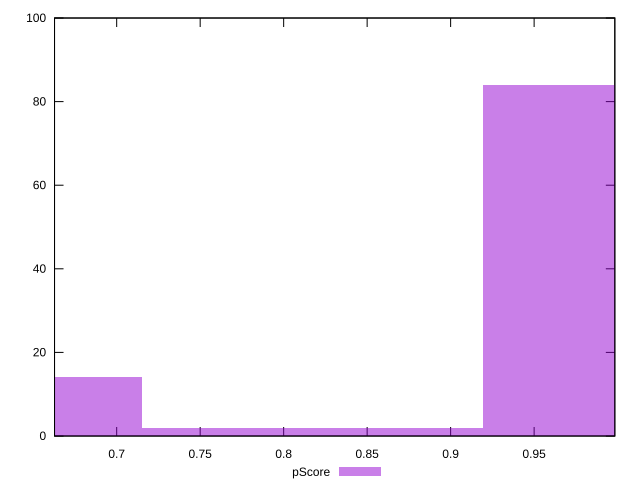

Here is the gnuplot script that generated this plot:
reset

$pScore <<EOF
1.0216112696852921 84
0.6129667618111754 14
0.8172890157482338 2
EOF

set key outside below
set boxwidth 0.20432225393705844
set xrange [0.6627777777777778:0.9983333333333333]
set yrange [0:100]
set trange [0:100]
set style fill transparent solid 0.5 noborder
set terminal svg size 640, 490 enhanced background rgb 'white'
set output "report_00008_2021-01-22T20:58:29.167/render-blocking-resources/samples/pages+cached+noexternal+nofonts+nosvg+noimg/pScore/histogram.svg"

plot $pScore title "pScore" with boxes

reset
